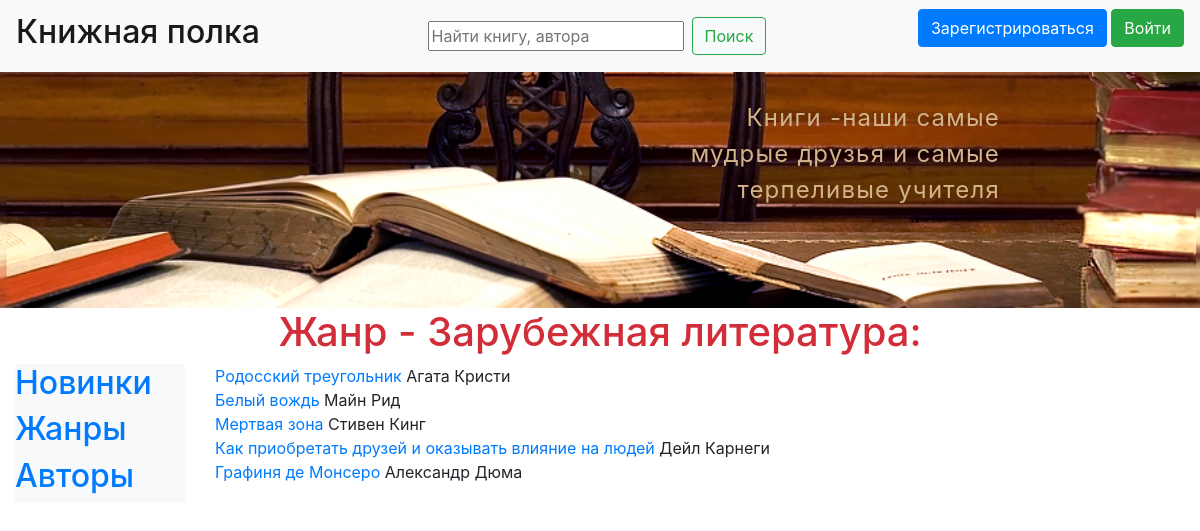
The page /genre/4 on the database its author committed.
### data/genres.py (models this page shows)
class Genres(SqlAlchemyBase):
    __tablename__ = 'genres'
    id = sqlalchemy.Column(sqlalchemy.Integer, primary_key=True,
                           autoincrement=True)
    name = sqlalchemy.Column(sqlalchemy.String, nullable=True)
    def __repr__(self):
        return '<Жанр id: {}, name: {} >'.format(self.id, self.name)

### data/books.py (models this page shows)
class Books(SqlAlchemyBase):
    __tablename__ = 'books'
    id = sqlalchemy.Column(sqlalchemy.Integer,
                           primary_key=True, autoincrement=True)
    title = sqlalchemy.Column(sqlalchemy.String(150), nullable=True)
    description = sqlalchemy.Column(sqlalchemy.String, nullable=True)
    created_date = sqlalchemy.Column(sqlalchemy.DateTime,
                                     default=datetime.datetime.now)
    is_private = sqlalchemy.Column(sqlalchemy.Boolean, default=True)
    author_id = sqlalchemy.Column(sqlalchemy.Integer,
                                  sqlalchemy.ForeignKey("authors.id"))
    author = orm.relation('Authors')
    user_id = sqlalchemy.Column(sqlalchemy.Integer,
                                sqlalchemy.ForeignKey("users.id"))
    user = orm.relation('Users')
    genre = orm.relation("Genres", secondary="book_to_genres", backref="books")

### data/authors.py (models this page shows)
class Authors(SqlAlchemyBase, UserMixin):
    __tablename__ = 'authors'
    id = sqlalchemy.Column(sqlalchemy.Integer,
                           primary_key=True, autoincrement=True)
    surname = sqlalchemy.Column(sqlalchemy.String(50), nullable=True)
    name = sqlalchemy.Column(sqlalchemy.String(50), nullable=True)
    middlename = sqlalchemy.Column(sqlalchemy.String(50), nullable=True)
    books = orm.relation("Books", back_populates='author')
    def __repr__(self):
        return (self.name + ' ' + self.middlename + ' ' + self.surname)

### main.py (the view)
@app.route('/genre/<int:id>')
def genre_detail(id):
    session = db_session.create_session()
    genre = session.query(Genres).filter(Genres.id == id).first()
    print(genre)
    books = genre.books
    return render_template('genre_detail.html', books=books, genre=genre)

### data/db_session.py (called while the page is built)
def create_session() -> Session:
    global __factory
    return __factory()

### templates/genre_detail.html (shortened to what this page needs)
{% extends 'base.html'%}
{% block content_title %}
Жанр - {{ genre.name}}:
{% endblock %}
{% block content%}
{% for book in books %}
<div class="books">
    <a href="{{url_for('book', id=book.id)}}">{{book.title}} </a> {{book.author}}
</div>
{% endfor %}
{% endblock %}

### rows shown on the page
Genres: name "Зарубежная литература"
Books: title "Родосский треугольник", author "Агата Кристи"
Books: title "Белый вождь", author "Майн Рид"
Books: title "Мертвая зона", author "Стивен Кинг"
Books: title "Как приобретать друзей и оказывать влияние на людей", author "Дейл Карнеги"
Books: title "Графиня де Монсеро", author "Александр Дюма"
